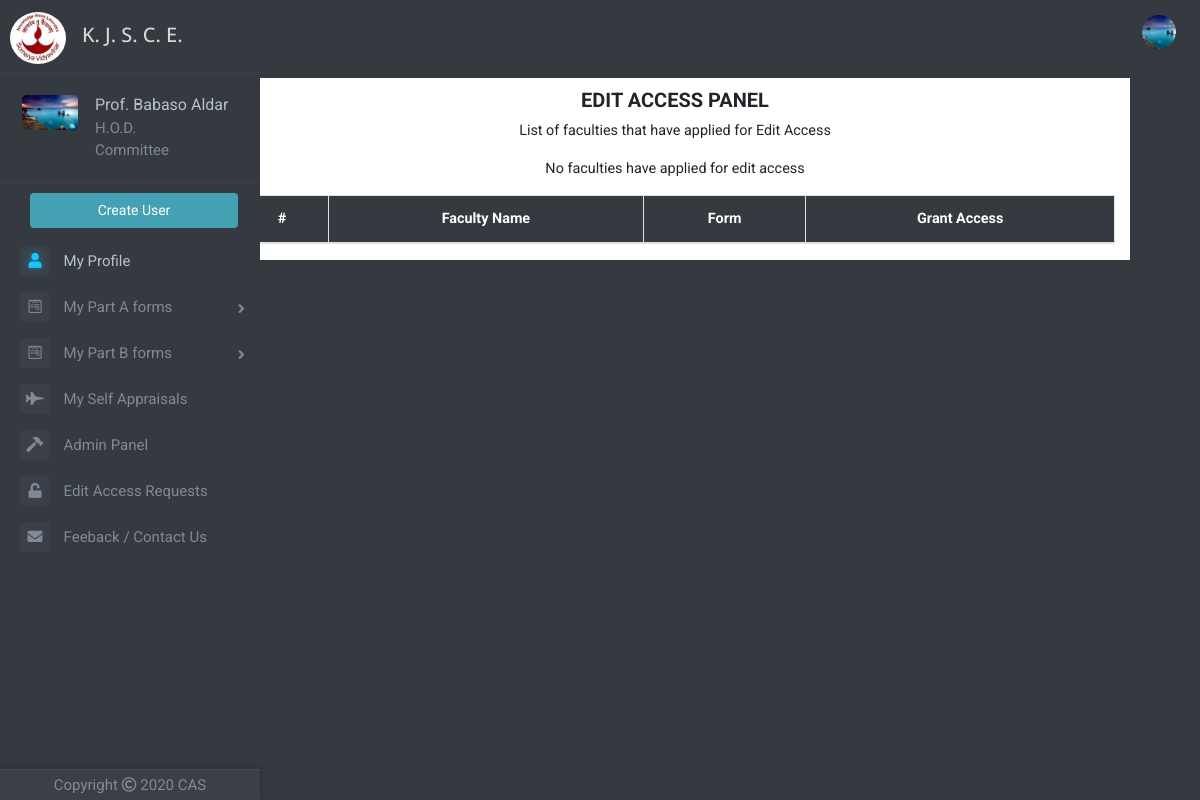
The page /request-edit-access-panel.php (signed in) on the database as committed earlier.
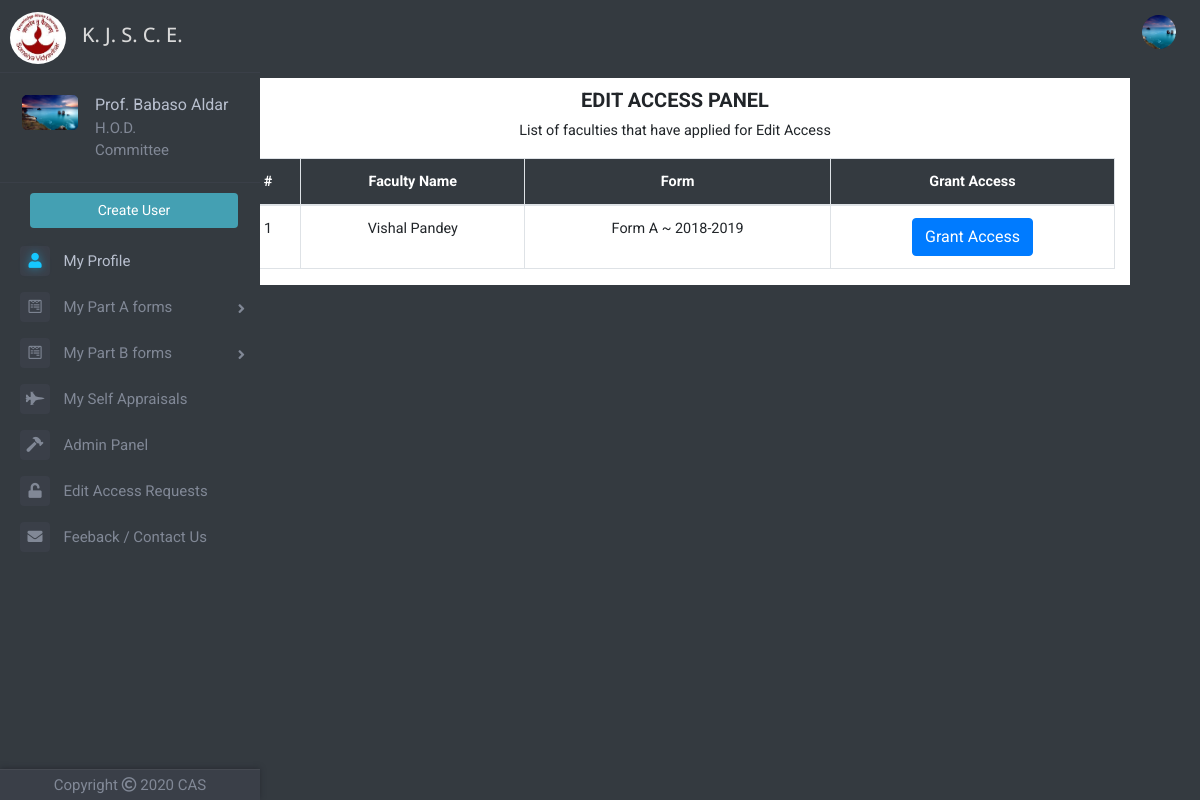
The same page on the database as committed later.
### tables this page shows
CREATE TABLE `faculty_table` (
  `id` int(11) NOT NULL,
  `faculty_name` varchar(100) NOT NULL,
  `email` varchar(50) NOT NULL,
  `password` varchar(256) NOT NULL,
  `ecode` varchar(200) NOT NULL,
  `date_of_joining` date NOT NULL,
  `department` varchar(50) NOT NULL,
  `mobileno` bigint(11) NOT NULL DEFAULT '0',
  `profilePicLocation` varchar(100) NOT NULL DEFAULT 'defaults/default_userprofile_pic.png',
  `faculty` int(11) NOT NULL DEFAULT '0',
  `hod` int(11) NOT NULL DEFAULT '0',
  `committee` int(11) NOT NULL DEFAULT '0',
  `principal` int(11) NOT NULL DEFAULT '0',
  `admin` int(11) NOT NULL DEFAULT '0'
);

CREATE TABLE `request_edit_access` (
  `id` int(11) NOT NULL,
  `facultyId` int(11) NOT NULL,
  `year` int(11) NOT NULL,
  `form` varchar(11) NOT NULL
);

### request-edit-access-panel.php (the view, shortened to what this page needs)
<?php
include 'dbh.php';
if(isset($_SESSION['id']))
{
$userId=mysqli_real_escape_string($conn,$_SESSION['id']);
$sqlp="SELECT profilePicLocation,admin,hod,committee FROM faculty_table WHERE id='$userId'";
$resultp=mysqli_query($conn,$sqlp);
$rowp=mysqli_fetch_assoc($resultp);
$profilePicLocation=$rowp['profilePicLocation'];
$admin=$rowp['admin'];
$hod=$rowp['hod'];
$committee=$rowp['committee'];
if($admin==1 || $hod==1  || $committee==1)
{
include 'top.php';
include 'left-nav.php';
?>
	<div class="container" style="margin-top: 8px">
	<div class="row">
	<div class="col offset-md-2 parta" id="part-a-container">
		<header>
			<h2 class="heading" style="font-size:20px"><b>EDIT ACCESS PANEL</b></h2>
		</header>
		<p>List of faculties that have applied for Edit Access</p>
		<table class="table table-bordered" style="background-color: white">
			<thead style="color: white">
				<tr>
					<th scope="col" style="background-color: #343a40;text-align: center">#</th>
					<th scope="col" style="background-color: #343a40;text-align: center">Faculty Name</th>
					<th scope="col" style="background-color: #343a40;text-align: center">Form</th>
					<th scope="col" style="background-color: #343a40;text-align: center">Grant Access</th>
				</tr>
			</thead>
			<tbody>
				<?php
				$sql="SELECT facultyId, form, year FROM request_edit_access ORDER BY id DESC";
				$result=mysqli_query($conn, $sql);
				if(mysqli_num_rows($result)==0)
				{
					?>
					<p>No faculties have applied for edit access</p>
					<?php
				}
				else
				{
					$counter=0;
					while($row=mysqli_fetch_assoc($result))
					{
						$facultyId=$row['facultyId'];
						$form=$row['form'];
						$year=$row['year'];
						$counter+=1;
						$sqln="SELECT faculty_name FROM faculty_table WHERE id='$facultyId'";
						$resultn=mysqli_query($conn,$sqln);
						$rown=mysqli_fetch_assoc($resultn);
						$faculty_name=$rown['faculty_name'];
						?>
						<tr id="ga<?php echo $counter; ?>">
							<td><?php echo $counter; ?></td>
							<td><?php echo $faculty_name; ?></td>
							<td>Form <?php echo $form; ?> ~ <?php echo ($year-1).'-'.$year; ?></td>
							<td>
								<form class="grant-access-form" action="" method="POST">
		  							<button type="submit" name="submit" class="btn btn-primary" id="ga<?php echo $id; ?>">Grant Access</button>
						      	</form>
							</td>
						</tr>
						<?php
					}
				}
				?>
			</tbody>
		</table>
	</div>
	</div>
	</div>
<?php
}
else
{
	header("LOCATION: userprofile.php");
}
}
else
{
	header("LOCATION: index.php");
}

### top.php (shortened to what this page needs)
<!DOCTYPE html>
<html>
<head>
	<link rel="stylesheet" href="https://maxcdn.bootstrapcdn.com/bootstrap/4.1.3/css/bootstrap.min.css">
	<link href="https://stackpath.bootstrapcdn.com/font-awesome/4.7.0/css/font-awesome.min.css" rel="stylesheet">
	<link href="//netdna.bootstrapcdn.com/font-awesome/4.1.0/css/font-awesome.min.css" rel="stylesheet">
	<link rel="stylesheet" type="text/css" href="Frontend/global.css">
	<link rel="stylesheet" href="https://cdnjs.cloudflare.com/ajax/libs/animate.css/3.7.0/animate.min.css">
	<link rel="stylesheet" href="https://use.fontawesome.com/releases/v5.6.3/css/all.css">
</head>
<body>
		<nav class="navbar navbar-expand-lg sticky-top navbar-dark bg-dark" style="height: 50px">
	  	<a class="navbar-brand" href="index.php"><img src="img\logo1.jpg" style="width: 56px;height: 52px;margin-left: -6px;border-radius: 50%;margin-top: 26px"></a>
	  	<h3 class="text-left index-h1" style="font-size: 20px;margin-top: 27px">K. J. S. C. E.</h3>
	  	<div class="collapse navbar-collapse" id="navbarSupportedContent">
		    <ul class="navbar-nav ml-auto">
		      	<?php
		      	if(!isset($_SESSION['id']))
		      	{
			      	?>
			      	<li class="nav-item">
			      	</li>
			      	<?php
			    }
			    else
			    {
			    	?>
			      	<li class="nav-item dropdown">
				        <img class="nav-link dropdown-toggle" src="<?php echo $profilePicLocation; ?>" width="50px" height="50px" style="overflow: hidden;border-radius: 50%;display:block;margin:0 auto;object-fit: cover;cursor: pointer;margin-top: 13px" id="navbarDropdown" role="button" data-toggle="dropdown" aria-haspopup="true" aria-expanded="false">
			      	</li>
			      	<?php
		      	}
		      	?>
		    </ul>
	  	</div>
	</nav>

### left-nav.php (shortened to what this page needs)
<?php
$uid=mysqli_real_escape_string($conn,$_SESSION['id']);
$sqlp="SELECT profilePicLocation, faculty_name, admin, hod, committee FROM faculty_table WHERE id='$uid'";
$resultp=mysqli_query($conn,$sqlp);
$rowp=mysqli_fetch_assoc($resultp);
$profilePicLocation=$rowp['profilePicLocation'];
$faculty_name=$rowp['faculty_name'];
$hod=$rowp['hod'];
$committee=$rowp['committee'];
$admin=$rowp['admin'];
?>
<div class="page-wrapper chiller-theme toggled">
	<nav id="sidebar" class="sidebar-wrapper sm-hidden">
		<div class="sidebar-content">
			<div class="sidebar-brand">
				<div id="close-sidebar">
				</div>
			</div><br>
			<div class="sidebar-header">
				<div class="user-pic">
					<img class="img-responsive img-rounded" src="<?php echo $profilePicLocation; ?>"
						alt="User picture">
				</div>
				<div class="user-info">
					<span class="user-name" style="font-size: 16px">
						<?php echo $faculty_name; ?>
					</span>
					<?php
					if($hod==1)
					{
						?>
						<span class="user-role" style="font-size: 15px">H.O.D.</span>
				 		<?php
				 	}
				 	if($committee==1)
					{
						?>
						<span class="user-role" style="font-size: 15px">Committee</span>
				 		<?php
				 	}
				 	?>
				</div>
			</div>
			<?php
			$currentyear=date("Y");
			if(date("m")>=7)
		    {
		    	$currentyear+=1;
		    }
			?>
			<div class="sidebar-menu">
				<ul>
					<?php
					if($admin==1)
					{
						?>
							<a href="createuser.php"><input type="submit" name="submit" value="Create User" class="btn create-user-admin" /></a>
						<?php
					}
					?>
					<li class="sidebar-dropdown active">
						<a href="userprofile.php">
							<i class="fas fa-user" style="font-size: 15px"></i>
							<span style="font-size: 15px">My Profile</span>
						</a>
					</li>
					<li class="sidebar-dropdown dropdown-arrow">
						<a>
							<i class="fab fa-wpforms" style="font-size: 15px"></i>
							<span style="font-size: 15px;cursor:pointer">My Part A forms</span>
						</a>
					</li>
					<li class="sidebar-dropdown dropdown-arrow">
						<a>
							<i class="fab fa-wpforms" style="font-size: 15px"></i>
							<span style="font-size: 15px;cursor:pointer">My Part B forms</span>
						</a>
					</li>
					<li class="sidebar-dropdown">
						<a href="self-appraisals.php?id=<?php echo $_SESSION['id']; ?>">
							<i class="fas fa-fighter-jet" style="font-size: 15px"></i>
							<span style="font-size: 15px">My Self Appraisals</span>
						</a>
					</li>
					<?php
					if($admin==1)
					{
						?>
						<li class="sidebar-dropdown">
							<a href="adminpanel.php">
								<i class="fas fa-hammer" style="font-size: 15px"></i>
								<span style="font-size: 15px">Admin Panel</span>
							</a>
						</li>
						<?php
					}
					if($admin==1 || $hod==1 || $committee==1)
					{
						?>
						<li class="sidebar-dropdown">
							<a href="request-edit-access-panel.php">
								<i class="fas fa-unlock" style="font-size: 15px"></i>
								<span style="font-size: 15px">Edit Access Requests</span>
							</a>
						</li>
						<?php
					}
					?>
					<li class="sidebar-dropdown">
						<a href="feedback.php">
							<i class="fa fa-envelope" style="font-size: 15px"></i>
							<span style="font-size: 15px">Feeback / Contact Us</span>
						</a>
					</li>
				</ul>
			</div>
		</div>
		<div class="sidebar-footer">
			<a>
				<p style="font-size: 15px">Copyright  <i class="far fa-copyright"></i>  <?php echo $currentyear; ?>  CAS</p>
			</a>
		</div>
	</nav>

Rows that differ between the two databases and show on the page:
added request_edit_access: faculty_table.faculty_name "Vishal Pandey", form "A", $year-1 "2018", year "2019"
Other text that changed with them:
text no longer shown: "No faculties have applied for edit access"
